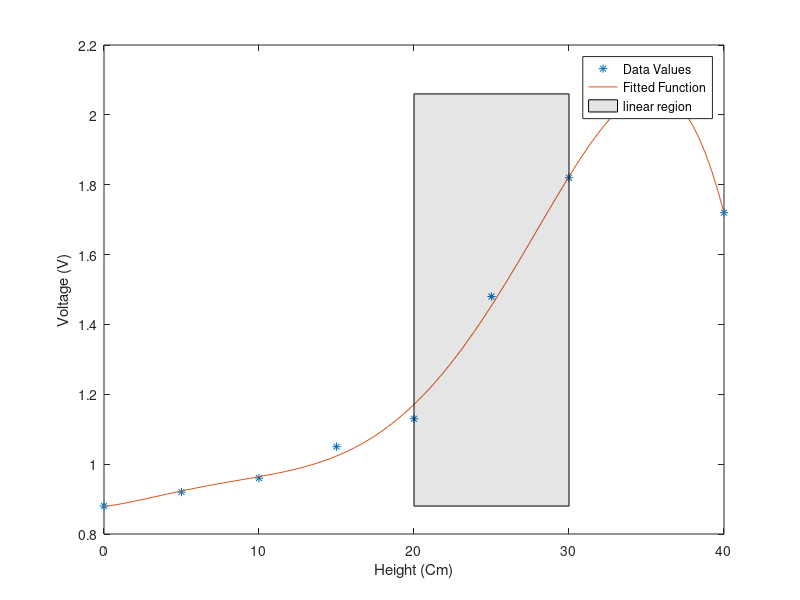

MATLAB code for this plot:
%% Lab 1 

% Init
clear all
close all
clc

% Hard coded data
Data = [40 1.72;
        35 2.06;
        30 1.82;
        25 1.48;
        20 1.13;
        15 1.05;
        10 0.96;
        05 0.92;
        00 0.88];

% Store data in variables
height = Data(:,1)';
voltage = Data(:,2)';

% Plot measured data
plot(height, voltage, '*')
ylabel("Voltage (V)")
xlabel("Height (Cm)")
hold on

% Fit Data to polynomial
p = polyfit(height, voltage,  5);

% Generate a callable function based on voltage
fit_function = @(h) polyval(p, h);

% Plot fitted function
h_values = linspace(min(height), max(height), 100); % Adjust the number of points as needed
V_fit = fit_function(h_values);
plot(h_values, V_fit)
% Shade the region from height 20 to 30 in light gray
h_shade = [20, 30];
V_shade = [0, 3];

% Fill the shaded region with a light gray color
fill([min(h_shade), min(h_shade), max(h_shade), max(h_shade)], [min(voltage), max(voltage), max(voltage), min(voltage)], 'k', 'FaceAlpha', 0.1);




% Label the shaded region
legend("Data Values","Fitted Function","linear region", location = "southeast")


